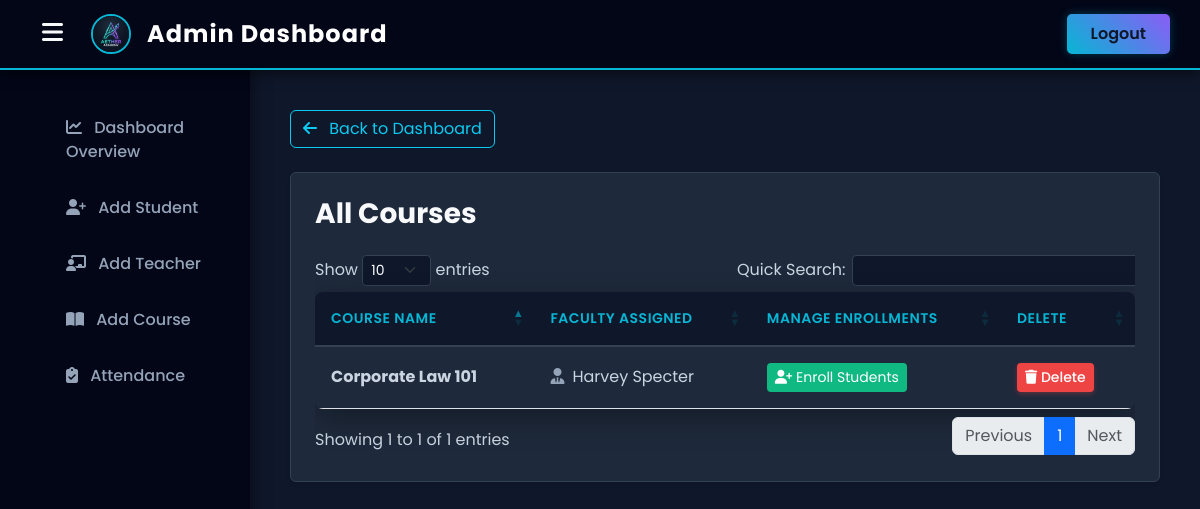
The app's page /admin_view_course.php (signed in), older data.
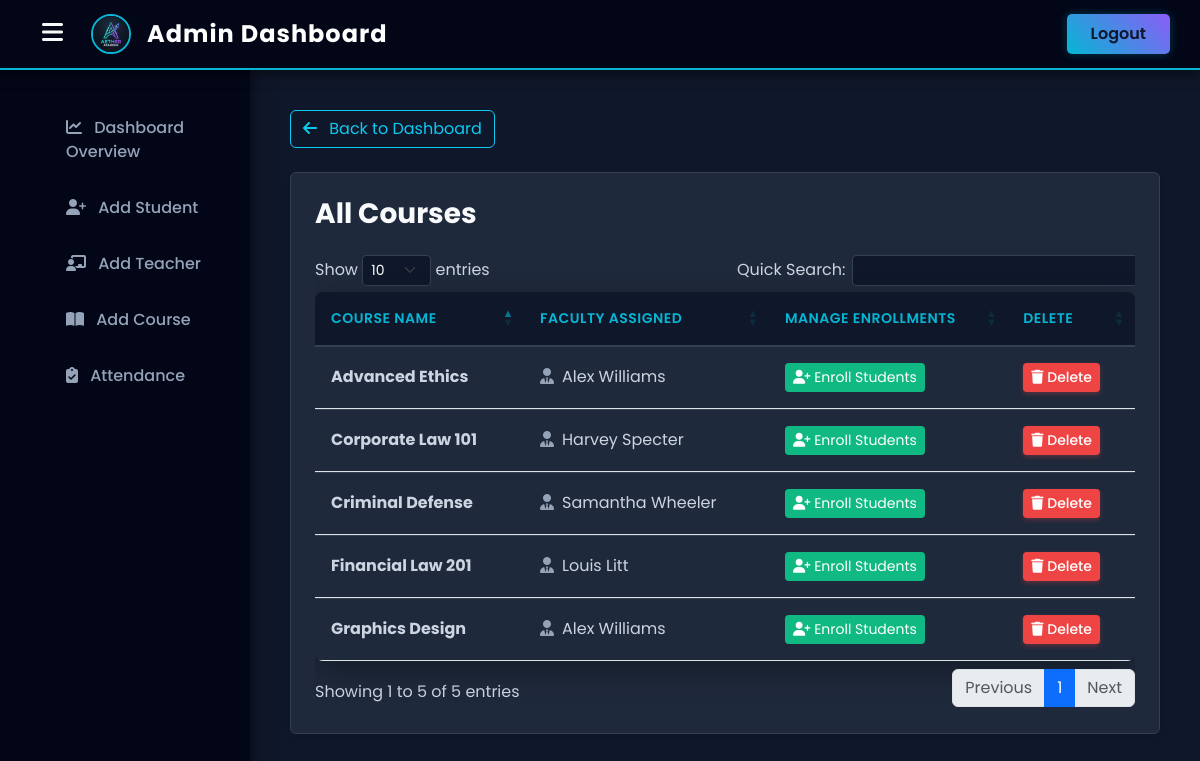
The same page, newer data.
### tables this page shows
CREATE TABLE `course` (
  `id` int(11) NOT NULL AUTO_INCREMENT,
  `name` varchar(100) NOT NULL,
  `teacher_id` int(11) NOT NULL,
  PRIMARY KEY (`id`),
  KEY `teacher_id` (`teacher_id`),
  CONSTRAINT `course_ibfk_1` FOREIGN KEY (`teacher_id`) REFERENCES `teacher` (`id`) ON DELETE CASCADE
);

CREATE TABLE `teacher` (
  `id` int(11) NOT NULL AUTO_INCREMENT,
  `name` varchar(38) DEFAULT NULL,
  `description` varchar(255) DEFAULT NULL,
  `image` varchar(38) DEFAULT NULL,
  PRIMARY KEY (`id`)
);

### admin_view_course.php (the view, shortened to what this page needs)
<?php
$data = mysqli_connect("localhost", "root", "", "collegepr", 3307);
$sql = "SELECT course.id, course.name as course_name, teacher.name as teacher_name
        FROM course
        JOIN teacher ON course.teacher_id = teacher.id";
$result = mysqli_query($data, $sql);
?>
<!DOCTYPE html>
<html lang="en">
<head>
    <?php include 'admin_css.php'; ?>
</head>
<body>
<?php include 'admin_sidebar.php'; ?>
<div class="content">
    <div class="card shadow-sm border-0">
        <div class="card-body p-4">
            <h1 class="mb-4">All Courses</h1>
            <div class="table-responsive">
                <table id="courseTable" class="table table-hover align-middle">
                    <thead class="table-dark">
                        <tr>
                            <th>Course Name</th>
                            <th>Faculty Assigned</th>
                            <th>Manage Enrollments</th>
                            <th>Delete</th>
                        </tr>
                    </thead>
                    <tbody>
                        <?php while($info = $result->fetch_assoc()): ?>
                        <tr>
                            <td class="fw-bold"><?php echo htmlspecialchars($info['course_name']); ?></td>
                            <td><i class="fas fa-user-tie text-muted me-2"></i><?php echo htmlspecialchars($info['teacher_name']); ?></td>
                            <td>
                                <a href="admin_enroll.php?course_id=<?php echo $info['id']; ?>" class="btn btn-success btn-sm">
                                    <i class="fas fa-user-plus"></i> Enroll Students
                                </a>
                            </td>
                            <td>
                                <a href="admin_view_course.php?delete_id=<?php echo $info['id']; ?>" class="btn btn-danger btn-sm" onclick="return confirm('Are you sure you want to delete this course?');">
                                    <i class="fas fa-trash"></i> Delete
                                </a>
                            </td>
                        </tr>
                        <?php endwhile; ?>
                    </tbody>
                </table>
            </div>
        </div>
    </div>
</div>
</body>
</html>

### admin_css.php (shortened to what this page needs)
<link href="https://cdn.jsdelivr.net/npm/bootstrap@5.3.0/dist/css/bootstrap.min.css" rel="stylesheet">
<link rel="stylesheet" href="https://cdnjs.cloudflare.com/ajax/libs/font-awesome/6.4.0/css/all.min.css">
<link rel="stylesheet" href="https://cdn.datatables.net/1.13.6/css/dataTables.bootstrap5.min.css">
<link rel="stylesheet" type="text/css" href="admin.css?v=9">

### admin_sidebar.php (shortened to what this page needs)
<header class="header">
    <div class="d-flex align-items-center">
        <button id="sidebarToggle" class="btn btn-outline-light me-3 border-0">
            <i class="fas fa-bars fs-4"></i>
        </button>
        <a href="index.php">
            <img src="logo.jpg" alt="Logo" width="40" height="40" class="me-3 rounded-circle" style="border: 2px solid #06b6d4;">
        </a>
        <a class="dashhead" href="adminhome.php">Admin Dashboard</a>
    </div>
    <div class="logout">
        <a class="btn btn-primary" href="logout.php">Logout</a>
    </div>
</header>
<aside id="sidebar">
    <ul>
        <li><a href="adminhome.php"><i class="fas fa-chart-line me-2"></i> Dashboard Overview</a></li>
        <li><a href="add_student.php"><i class="fas fa-user-plus me-2"></i> Add Student</a></li>
        <li><a href="admin_add_teacher.php"><i class="fas fa-chalkboard-teacher me-2"></i> Add Teacher</a></li>
        <li><a href="admin_add_course.php"><i class="fas fa-book-open me-2"></i> Add Course</a></li>
        <li><a href="admin_attendance.php"><i class="fas fa-clipboard-check me-2"></i> Attendance</a></li>
    </ul>
</aside>

### admin.css (style rules this page uses)
* { margin: 0; padding: 0; box-sizing: border-box; font-family: 'Poppins', sans-serif; }
body { background-color: #0f172a !important; color: #f8fafc !important; }
.header { background-color: #020617; height: 70px; width: 100%; position: fixed; top: 0; z-index: 999; box-shadow: 0 4px 12px rgba(0,0,0,0.5); display: flex; justify-content: space-between; align-items: center; padding: 0 30px; border-bottom: 2px solid #06b6d4; }
.dashhead { color: #ffffff; font-size: 24px; font-weight: 700; text-decoration: none !important; letter-spacing: 1px; }
.logout .btn { background: linear-gradient(45deg, #06b6d4, #8b5cf6); color: white; border: none; padding: 8px 24px; border-radius: 5px; font-weight: 600; transition: all 0.3s ease; }
aside ul { background-color: #020617; width: 250px; height: 100vh; position: fixed; top: 70px; left: 0; padding-top: 30px; text-align: left; box-shadow: 2px 0 15px rgba(0,0,0,0.5); }
aside ul li { list-style: none; }
aside ul li a { color: #94a3b8; font-size: 16px; font-weight: 500; display: block; padding: 16px 30px; text-decoration: none !important; transition: all 0.3s; border-left: 4px solid transparent; }
.content { margin-left: 250px; margin-top: 70px; padding: 40px; }
h1, h2, h3, h4, h5, h6 { color: #f8fafc !important; }
h1, h2 { font-size: 28px; font-weight: 700; margin-bottom: 30px; }
.card { background-color: #1e293b !important; border: 1px solid #334155 !important; color: #f8fafc !important; }
table { background-color: #1e293b !important; border-radius: 8px; box-shadow: 0 10px 30px rgba(0,0,0,0.3); overflow: hidden; color: #f8fafc !important; }
th { background-color: #0f172a !important; color: #06b6d4 !important; font-weight: 600; padding: 16px !important; border: none !important; text-transform: uppercase; font-size: 14px; letter-spacing: 0.5px; border-bottom: 1px solid #334155 !important; }
td { padding: 16px !important; vertical-align: middle !important; border-top: 1px solid #334155 !important; color: #cbd5e1 !important; background-color: #1e293b !important; }
.btn-primary { background-color: #06b6d4 !important; border: none !important; font-weight: 500; color: #0f172a !important; box-shadow: 0 0 10px rgba(6, 182, 212, 0.3); }
.btn-danger { background-color: #ef4444 !important; border: none !important; font-weight: 500; box-shadow: 0 2px 5px rgba(239,68,68,0.3); }
.btn-success { background-color: #10b981 !important; border: none !important; }
aside ul { transition: all 0.3s ease; }
.content { transition: all 0.3s ease; }
.text-muted { color: #94a3b8 !important; }

Row changes from the older to the newer data that the page shows:
added course: name "Graphics Design", teacher.name "Alex Williams"
added course: name "Financial Law 201", teacher.name "Louis Litt"
added course: name "Criminal Defense", teacher.name "Samantha Wheeler"
added course: name "Advanced Ethics", teacher.name "Alex Williams"
Text that changed along with them:
text written by a page script: "Show entries Quick Search: Showing 1 to 1 of 1 entries Previous 1 Next" → "Show entries Quick Search: Showing 1 to 5 of 5 entries Previous 1 Next"
